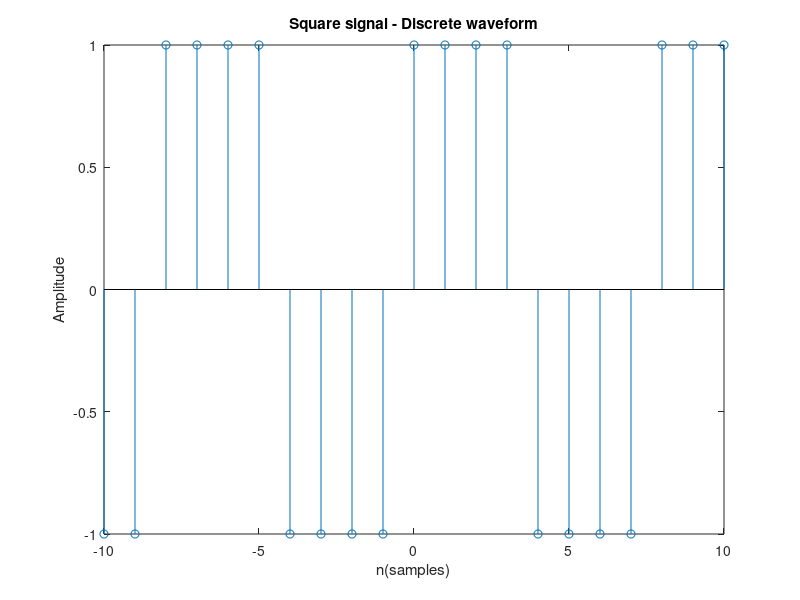

Here is the MATLAB script that generated this plot:
% DiscreteWave.m
% This script visualizes discrete waveforms of periodic signals

A = 1;  % amplitude
omega = pi/4; % angular frequency
n = -10:10; % discrete time samples

% generate a square wave 
x = A * square(omega*n);

figure, stem(n, x);
xlabel ('n(samples)');
ylabel('Amplitude');
title('Square signal - Discrete waveform');
